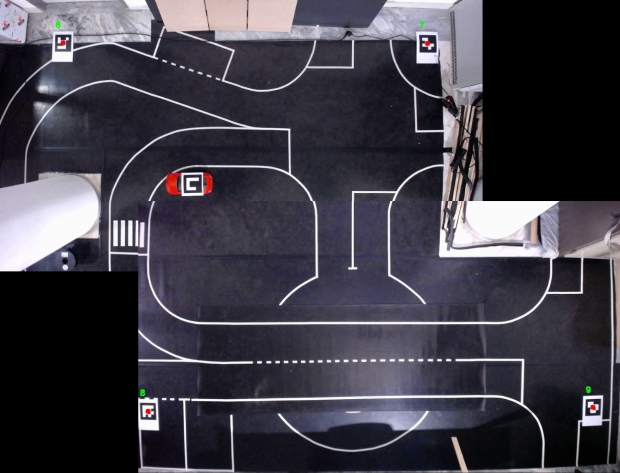
#> input picture Images/Track/Merged_extra_track.png, 1240 x 945 px, found by its file name (shown at 1/2 size)
$ python grider.py
#> lines starting #> are read from the running program, lines starting #| are printed output that depends on the picture; after the words box and inside, x2 and y2 are one past the last pixel; in counts of white or black regions, pixels touching at a corner belong together
import cv2
import sys
import numpy as np
import time
import math

from numpy.core.fromnumeric import shape

size_of_track_w = 600 #cm
size_of_track_h = 435 #cm

frame = cv2.imread("Track/Merged_extra_track.png")
#> frame is the input picture: shape (945, 1240, 3); mean B, G, R 71, 61.4, 63.6
height, width, _ = frame.shape
#> height = 945; width = 1240
print(height, width)
#| 945 1240

interval_x = 15*(width)/size_of_track_w
#> interval_x = 31
interval_y = 15*(height)/size_of_track_h
#> interval_y = 32.59

for k in range (0, int(width), int(interval_x)):
    cv2.line(frame, (k, 0), (k, int(height)), (255, 0, 255), 2, 1)
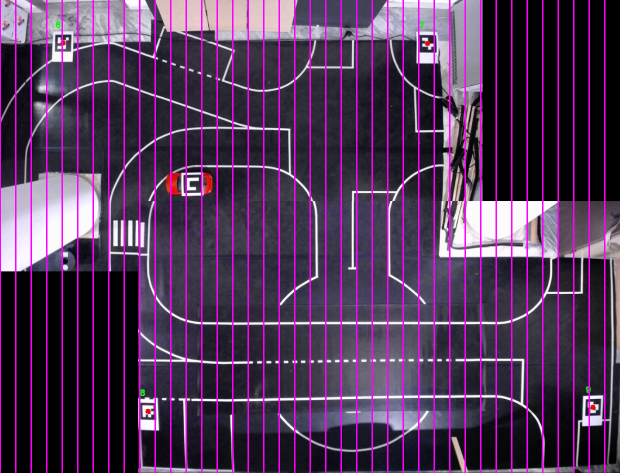
#> frame: shape (945, 1240, 3) (shown at 1/2 size); 9.6% of pixels changed, all inside (x1, y1, x2, y2) = (0, 0, 1211, 945)

for p in range (0, int(height), int(interval_y)):
    cv2.line(frame, (0, p), (int(width), p), (255, 0, 255), 2, 1)
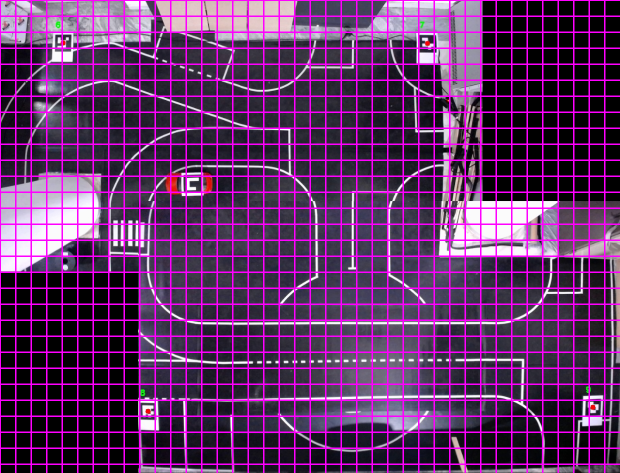
#> frame: shape (945, 1240, 3) (shown at 1/2 size); 8.51% of pixels changed, all inside (x1, y1, x2, y2) = (2, 0, 1240, 930)

cv2.circle(frame, (int(width-(1*interval_x)), int(height-(0.5*interval_y))), radius=10, color=(0, 255, 255), thickness=-1)
#> frame: shape (945, 1240, 3); 0.03% of pixels changed, all inside (x1, y1, x2, y2) = (1199, 918, 1220, 939)

cv2.imwrite("Track_extra_grid_IRL_15cm.png", frame)

$ run again, with Images/Track/Track_grid_IRL.png copied over Images/Track/Merged_extra_track.png
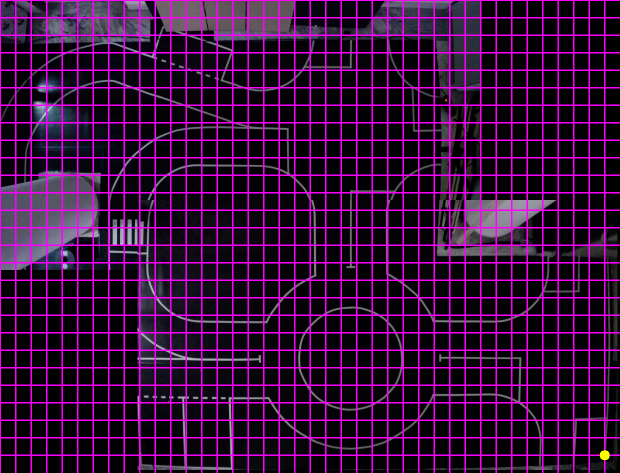
#> input picture Images/Track/Track_grid_IRL.png, 1240 x 945 px, found by its file name (shown at 1/2 size)
#> frame is the input picture: shape (945, 1240, 3); mean B, G, R 59.8, 13.2, 56.8
#| 945 1240
#> after the loop `for p in range (0, int(height), int(interval_y)):`:
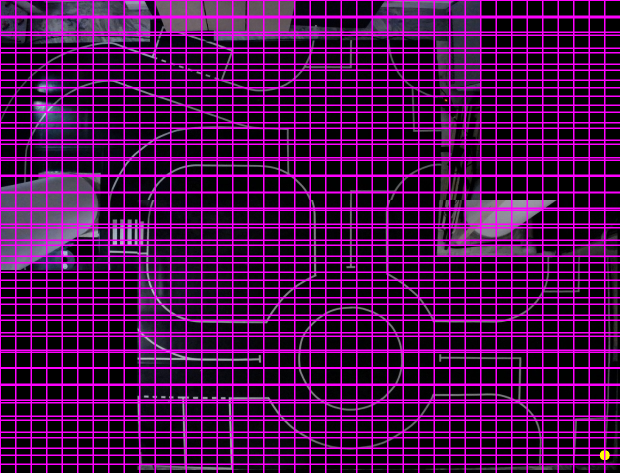
#> frame: shape (945, 1240, 3) (shown at 1/2 size); mean B, G, R 78.2, 12, 75.5

$ run again, with Images/Track/Track_grid_IRL_10cm.png copied over Images/Track/Merged_extra_track.png
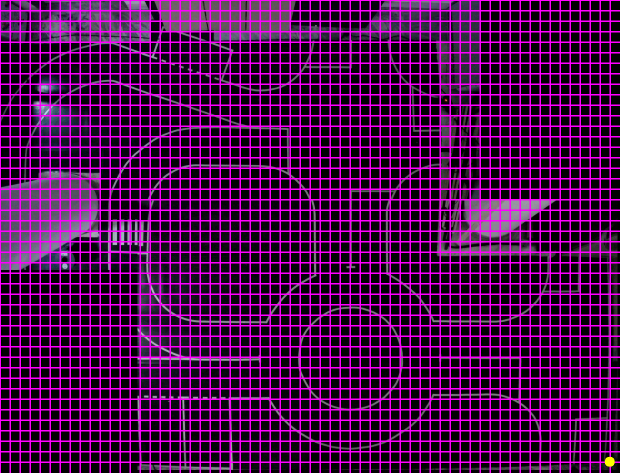
#> input picture Images/Track/Track_grid_IRL_10cm.png, 1240 x 945 px, found by its file name (shown at 1/2 size)
#> frame is the input picture: shape (945, 1240, 3); mean B, G, R 82.7, 11.5, 80.1
#| 945 1240
#> after the loop `for k in range (0, int(width), int(interval_x)):`:
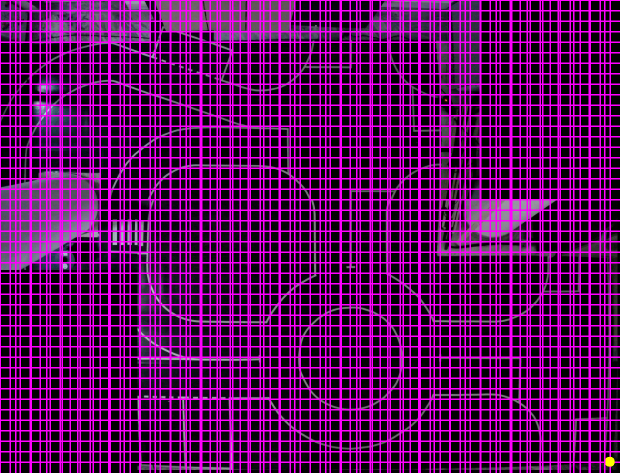
#> frame: shape (945, 1240, 3) (shown at 1/2 size); 7.06% of pixels changed, all inside (x1, y1, x2, y2) = (30, 2, 1211, 945)
#> after the loop `for p in range (0, int(height), int(interval_y)):`:
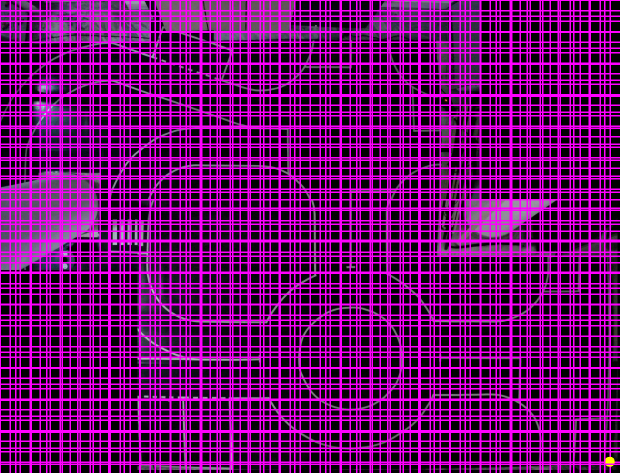
#> frame: shape (945, 1240, 3) (shown at 1/2 size); 6.1% of pixels changed, all inside (x1, y1, x2, y2) = (2, 31, 1240, 930)
